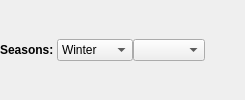
               <widget class="QWidget" name="tab_6">
                <attribute name="title">
                 <string>Tab 1</string>
                </attribute>
                <layout class="QHBoxLayout" name="horizontalLayout_14">
                 <property name="spacing">
                  <number>0</number>
                 </property>
                 <property name="leftMargin">
                  <number>0</number>
                 </property>
                 <property name="topMargin">
                  <number>0</number>
                 </property>
                 <property name="rightMargin">
                  <number>0</number>
                 </property>
                 <property name="bottomMargin">
                  <number>0</number>
                 </property>
                 <item>
                  <widget class="QLabel" name="label_6">
                   <property name="font">
                    <font>
                     <weight>75</weight>
                     <bold>true</bold>
                    </font>
                   </property>
                   <property name="text">
                    <string>Seasons: </string>
                   </property>
                  </widget>
                 </item>
                 <item>
                  <widget class="QComboBox" name="comboSeason">
                   <item>
                    <property name="text">
                     <string>Winter</string>
                    </property>
                   </item>
                   <item>
                    <property name="text">
                     <string>Spring</string>
                    </property>
                   </item>
                   <item>
                    <property name="text">
                     <string>Summer</string>
                    </property>
                   </item>
                   <item>
                    <property name="text">
                     <string>Fall</string>
                    </property>
                   </item>
                  </widget>
                 </item>
                 <item>
                  <widget class="QComboBox" name="comboYear"/>
                 </item>
                 <item>
                  <spacer name="horizontalSpacer_6">
                   <property name="orientation">
                    <enum>Qt::Horizontal</enum>
                   </property>
                   <property name="sizeHint" stdset="0">
                    <size>
                     <width>40</width>
                     <height>20</height>
                    </size>
                   </property>
                  </spacer>
                 </item>
                </layout>
               </widget>
